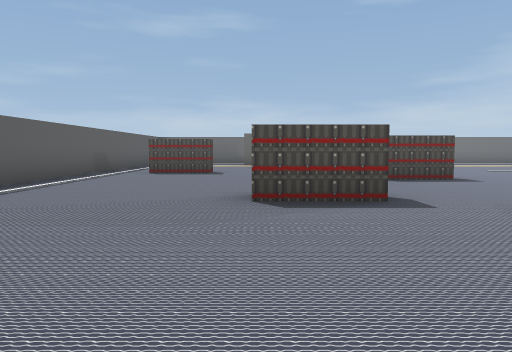
[1] (above)

19 first-person views from a walk through a 3-D level made in the Godot game engine. The camera is 1.2 m above the floor, tilts 4° down and sees 70° across. The floor is counted in squares, 2 m on a side. Each view is taken from the middle of a square. On the plan, view 1 faces up. The plan holds only what a view shows up to about 10 squares ahead; the rest is blank.

[2]
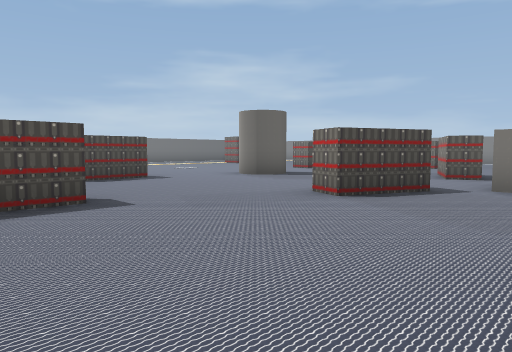

[3]
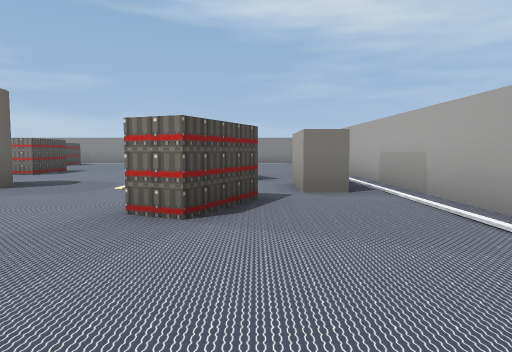

[4]
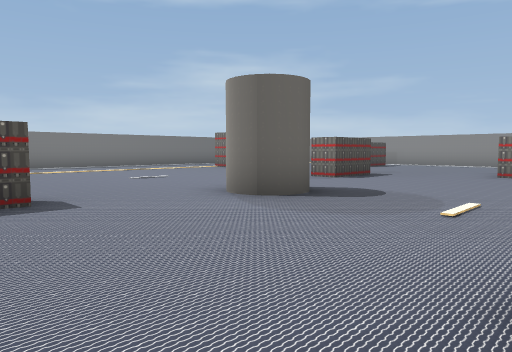

[5]
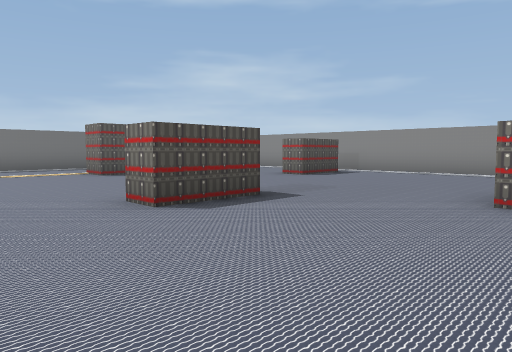

[6]
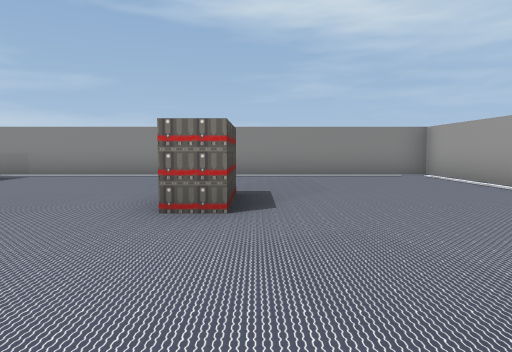

[7]
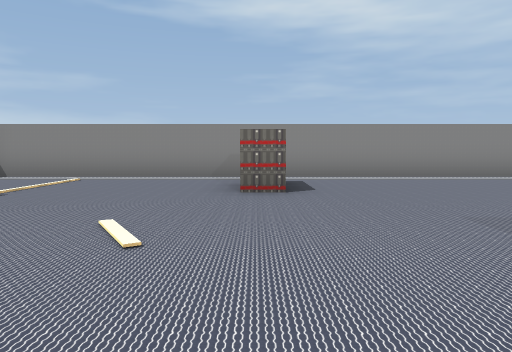

[8]
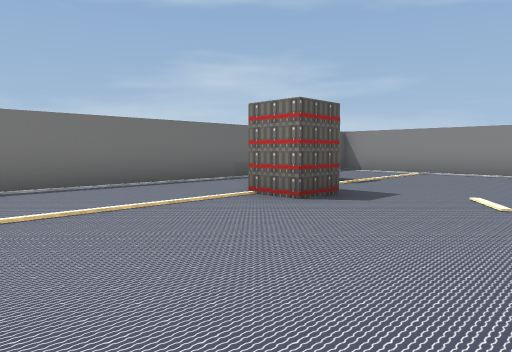

[9]
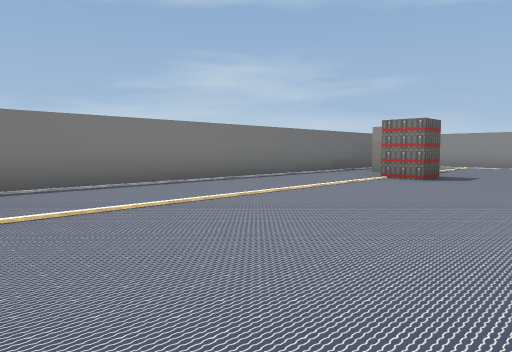

[10]
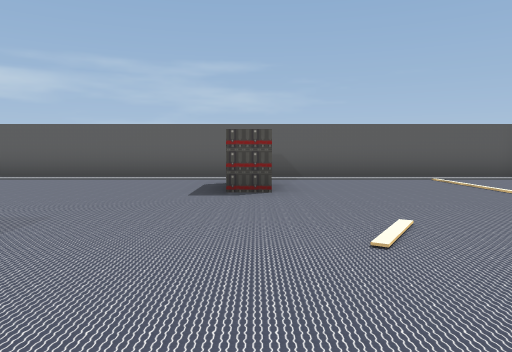

[11]
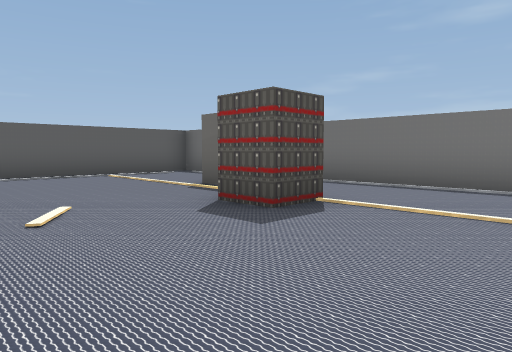

[12]
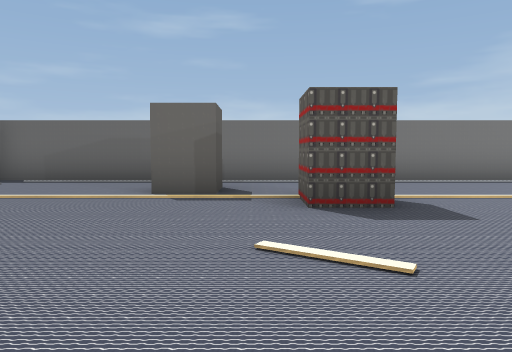

[13]
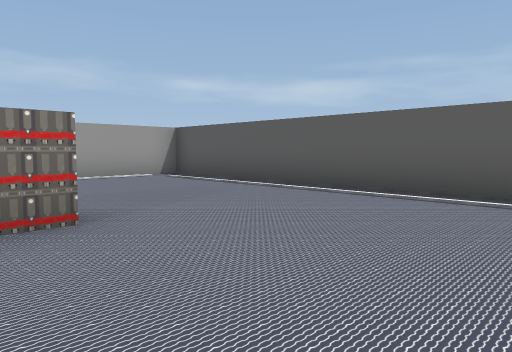

[14]
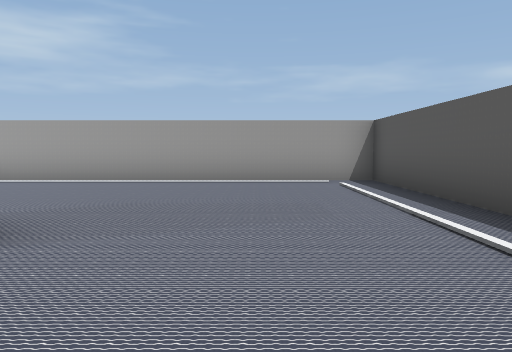

[15]
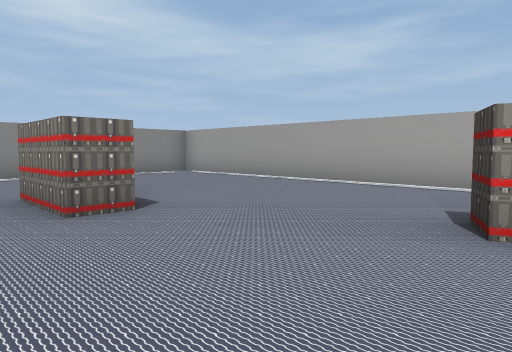

[16]
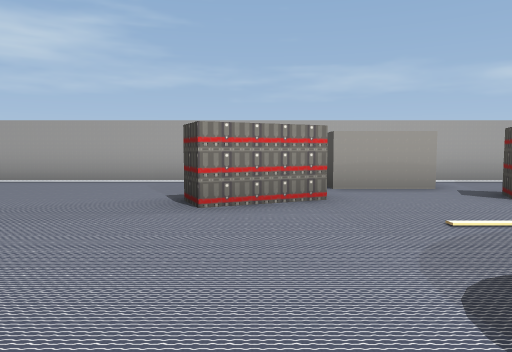

[17]
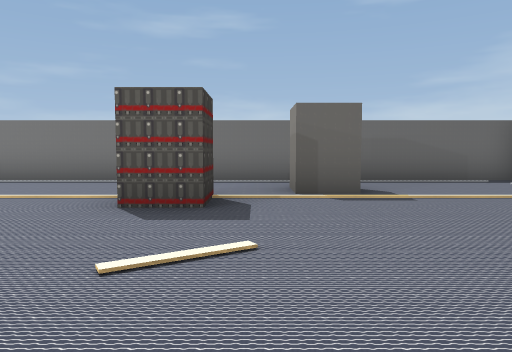

[18]
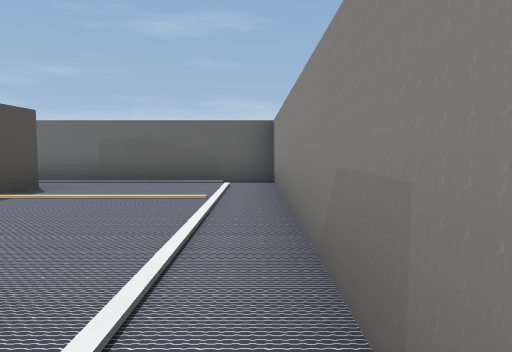

[19]
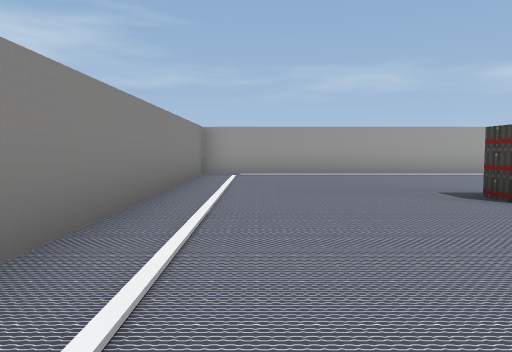

### Floor plan
Points are (right, up) in squares from view 1. A wall is a line through its corners. A room is listed if a view was taken in it or the views show most of it. See-through windows are left out.
Room 1 (views 1, 2, 3, 4, 5, 6, 7, 8, 9, 10, 11, 12, 13, 14, 15, 16, 17, 18, 19)
walls: (4.1, 7.5) (2.6, 7.5); (11.6, 7.5) (10, 7.5) (10, 8.1); (5.8, 2.5) (5.6, 2) (4.1, 2.6) (4.4, 3.3); (12.4, 4.9) (14, 4.9) (14, 4.3) (12.4, 4.3) (12.4, 4.9); (8.4, 1.9) (8.1, 2.6) (9.6, 3.2) (9.9, 2.6); (1.6, 4.3) (-0.1, 4.3); (2.5, 13.8) (2.5, 12.8) (1.6, 12.8) (1.6, 13.8); (6.2, 0.6) (6.2, 1.3) (7.8, 1.3) (7.8, 0.8); (-0.1, 4.9) (0.5, 4.9); (12.5, 13.8) (12.5, 12.8) (11.6, 12.8) (11.6, 13.8); (-1.2, 10.2) (-1.2, 9.6) (-2.9, 9.6); (16.6, 9.6) (15.2, 9.6) (15.2, 10.2); (-4.4, 15.9) (-4.4, -0.4) (18.4, -0.4) (18.4, 16.3) (-4.2, 16.3)
objects: cylinder (7, 7)

Where each view was taken, in squares from view 1:
view 1: 0 up, 0 right, facing up
view 2: 0 up, 0 right, facing up-right
view 3: 2 up, 1 right, facing right
view 4: 3 up, 3 right, facing up-right
view 5: 4 up, 8 right, facing up-right
view 6: 4 up, 9 right, facing right
view 7: 10 up, 10 right, facing right
view 8: 10 up, 8 right, facing up-right
view 9: 10 up, 4 right, facing up-right
view 10: 10 up, 4 right, facing left
view 11: 10 up, 5 right, facing up-left
view 12: 9 up, 1 right, facing up
view 13: 8 up, 1 right, facing down-left
view 14: 7 up, 2 left, facing down
view 15: 6 up, 9 right, facing down-right
view 16: 7 up, 9 right, facing down
view 17: 9 up, 13 right, facing up
view 18: 9 up, 18 right, facing up
view 19: 9 up, 17 right, facing down
